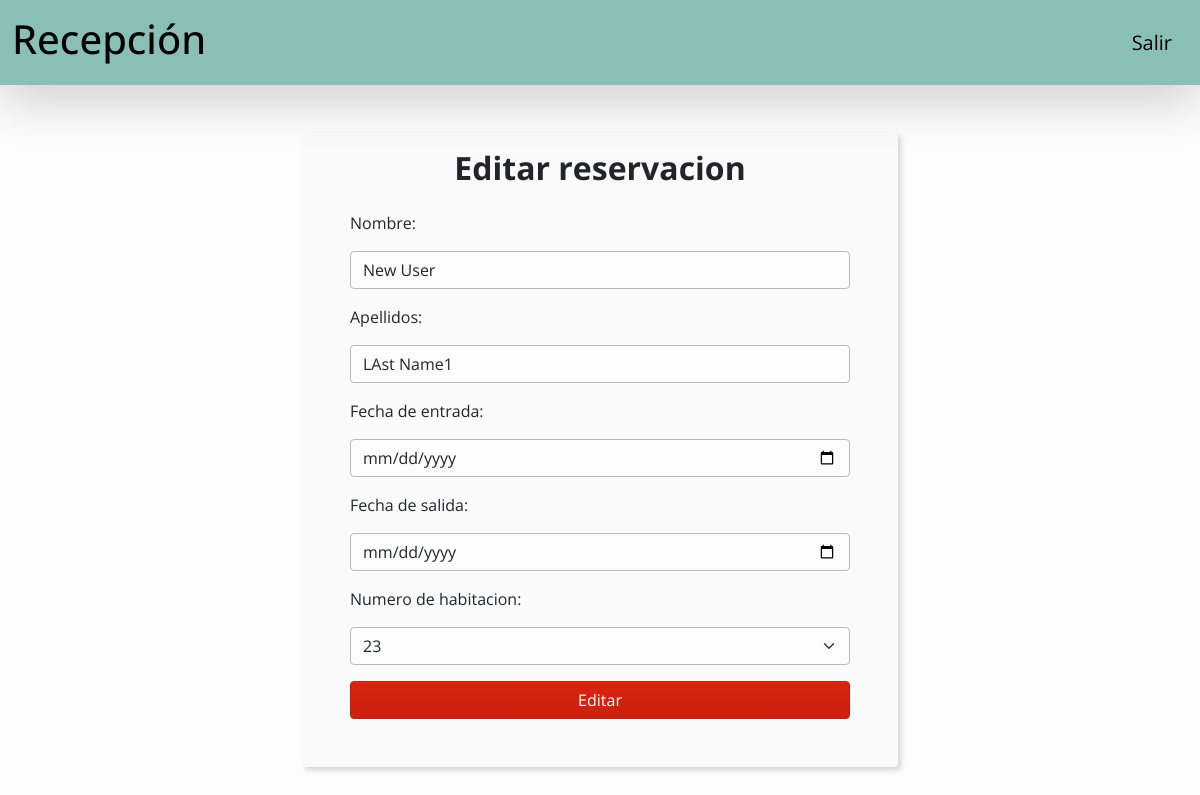
The app's page /reservation/edit/3 with its own data.
### main/models.py (models this page shows, shortened)
class Reservacion(models.Model):
    name = models.CharField(max_length=50)
    lastName = models.CharField(max_length=50)
    entry_date = models.DateField()
    out_date = models.DateField()
    roomNumber = models.ForeignKey(Habitacion, on_delete=models.CASCADE)

class Habitacion(models.Model):
    roomNumber = models.IntegerField(primary_key=True)
    dispo = models.BooleanField(default=True)
    def __str__(self):
        return self.roomNumber.__str__()

### main/views.py (the view)
def editReservation(request, reservationId):
    reservation = Reservacion.objects.get(id=reservationId)
    if request.method == 'POST':
        form = ReservationForm(request.POST, instance=reservation)
        if form.is_valid():
            form.save()
            return redirect('home')
    else:
        form = ReservationForm(instance=reservation)
    context = {'form': form}
    return render(request, 'reservations/edit_reservation.html', context)

### main/forms.py
class ReservationForm(forms.ModelForm):
    class Meta:
        model = Reservacion
        fields = ['name', 'lastName', 'entry_date', 'out_date', 'roomNumber']
        labels = {'name': 'Nombre', 'lastName': 'Apellidos', 'entry_date': 'Fecha de entrada',
                  'out_date': 'Fecha de salida', 'roomNumber': 'Numero de habitacion'}
        widgets = {
            'name': forms.TextInput(attrs={'class': 'form-control'}),
            'lastName': forms.TextInput(attrs={'class': 'form-control'}),
            'entry_date': forms.DateInput(attrs={'type': 'date', 'class': 'form-control'}, format='%d/%m/%Y'),
            'out_date': forms.DateInput(attrs={'type': 'date', 'class': 'form-control'}, format='%d/%m/%Y'),
            'roomNumber': forms.Select(attrs={'class': 'form-select'}),
        }

### main/templates/reservations/edit_reservation.html
{% extends 'base.html' %} {% load static %} {% block content %}
<section class="d-flex align-items-center justify-content-center">
  <div
    class="d-flex flex-column align-items-center p-5 pt-3 mt-5 gap-3 rounded form-bg-container"
  >
    <h2 class="fw-bold">Editar reservacion</h2>
    <form
      method="post"
      class="d-flex flex-column gap-3"
      style="width: 500px"
    >
      {% csrf_token %} {{ form }}
      <button class="btn btn-primary w-100">Editar</button>
    </form>
  </div>
</section>
{% endblock content %}

### main/static/css/styles.css (style rules this page uses)
.form-bg-container { background-color: #fafafa; box-shadow: #d4d4d4 3px 3px 5px; }

### records on screen
Reservacion: name "New User", lastName "LAst Name1"
Habitacion: roomNumber "23"
